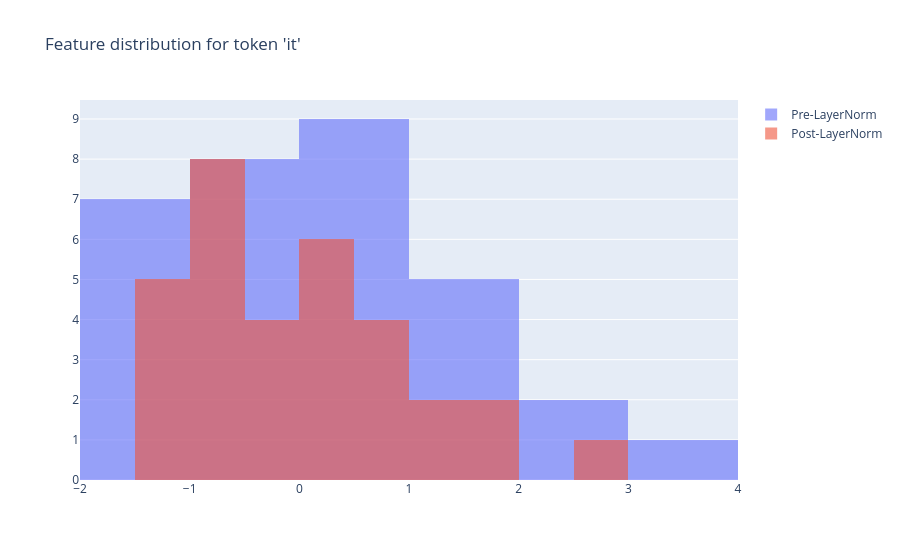

The notebook cell this image was saved under:
### Markdown cell above
## 6. Residual Connections and Layer Normalization

We add the output of the attention block back to the original input (Residual Connection), which prevents vanishing gradients. Then we apply Layer Normalization *per token*.

### Code cell
# Create LayerNorm layer
ln = nn.LayerNorm(d_model)

print(f"Original Input X shape:  [bold cyan]{tuple(X.shape)}[/bold cyan]")
print(f"MHA Output shape:        [bold cyan]{tuple(out_mha_final.shape)}[/bold cyan]\n")

# 1. Residual Connection (Element-wise Addition)
residual_out = X + out_mha_final
print(f"[bold magenta]1. After Residual Addition[/bold magenta] (X + MHA_out)")
print(f"shape: [bold yellow]{tuple(residual_out.shape)}[/bold yellow]\n")

# 2. Layer Normalization
normed_out = ln(residual_out)
print(f"[bold magenta]2. After LayerNorm[/bold magenta]")
print(f"shape: [bold green]{tuple(normed_out.shape)}[/bold green]\n")

# Let's see what LayerNorm did to the features of a single token
tok_idx = 7
raw_vec = residual_out[tok_idx].detach().numpy()
norm_vec = normed_out[tok_idx].detach().numpy()

# Use rich to show the pre and post layernorm stats
ln_table = Table(title=f"LayerNorm Stats for token '{tokens[tok_idx]}'", title_style="bold blue")
ln_table.add_column("Stage", style="white")
ln_table.add_column("Mean", justify="right", style="yellow")
ln_table.add_column("Std Dev", justify="right", style="cyan")

ln_table.add_row("Pre-LayerNorm", f"{raw_vec.mean():.4f}", f"{raw_vec.std():.4f}")
ln_table.add_row("Post-LayerNorm", f"{norm_vec.mean():.4f}", f"{norm_vec.std():.4f}")

console.print(ln_table)

fig = go.Figure()
fig.add_trace(go.Histogram(x=raw_vec, name="Pre-LayerNorm", opacity=0.6))
fig.add_trace(go.Histogram(x=norm_vec, name="Post-LayerNorm", opacity=0.6))
fig.update_layout(barmode="overlay", title=f"Feature distribution for token '{tokens[tok_idx]}'")

### Figure 1 — Plotly figure (JSON) as saved in the notebook; plotly's stock layout.template omitted (floating-point values rounded to 4 significant figures)
{"data": [{"name": "Pre-LayerNorm", "opacity": 0.6, "type": "histogram", "x": [-1.538, 0.8618, -0.731, -1.042, 0.5354, -0.9126, 0.5697, -0.7343, -0.9316, 2.345, 1.608, 0.706, -1.554, 1.842, 0.6126, 3.561, -0.277, 1.351, -1.203, 0.1452, -0.931, -0.3766, -1.112, 0.1062, -1.046, -0.5855, -1.508, 1.109, 0.4667, 0.2417, 1.007, 2.097]}, {"name": "Post-LayerNorm", "opacity": 0.6, "type": "histogram", "x": [-1.34, 0.5689, -0.6977, -0.945, 0.3094, -0.8421, 0.3366, -0.7003, -0.8572, 1.749, 1.163, 0.445, -1.352, 1.349, 0.3707, 2.716, -0.3367, 0.9581, -1.073, -0.0009818, -0.8567, -0.4158, -1.001, -0.03193, -0.9482, -0.582, -1.316, 0.7658, 0.2547, 0.07581, 0.6844, 1.551]}], "layout": {"barmode": "overlay", "title": {"text": "Feature distribution for token 'it'"}}}
